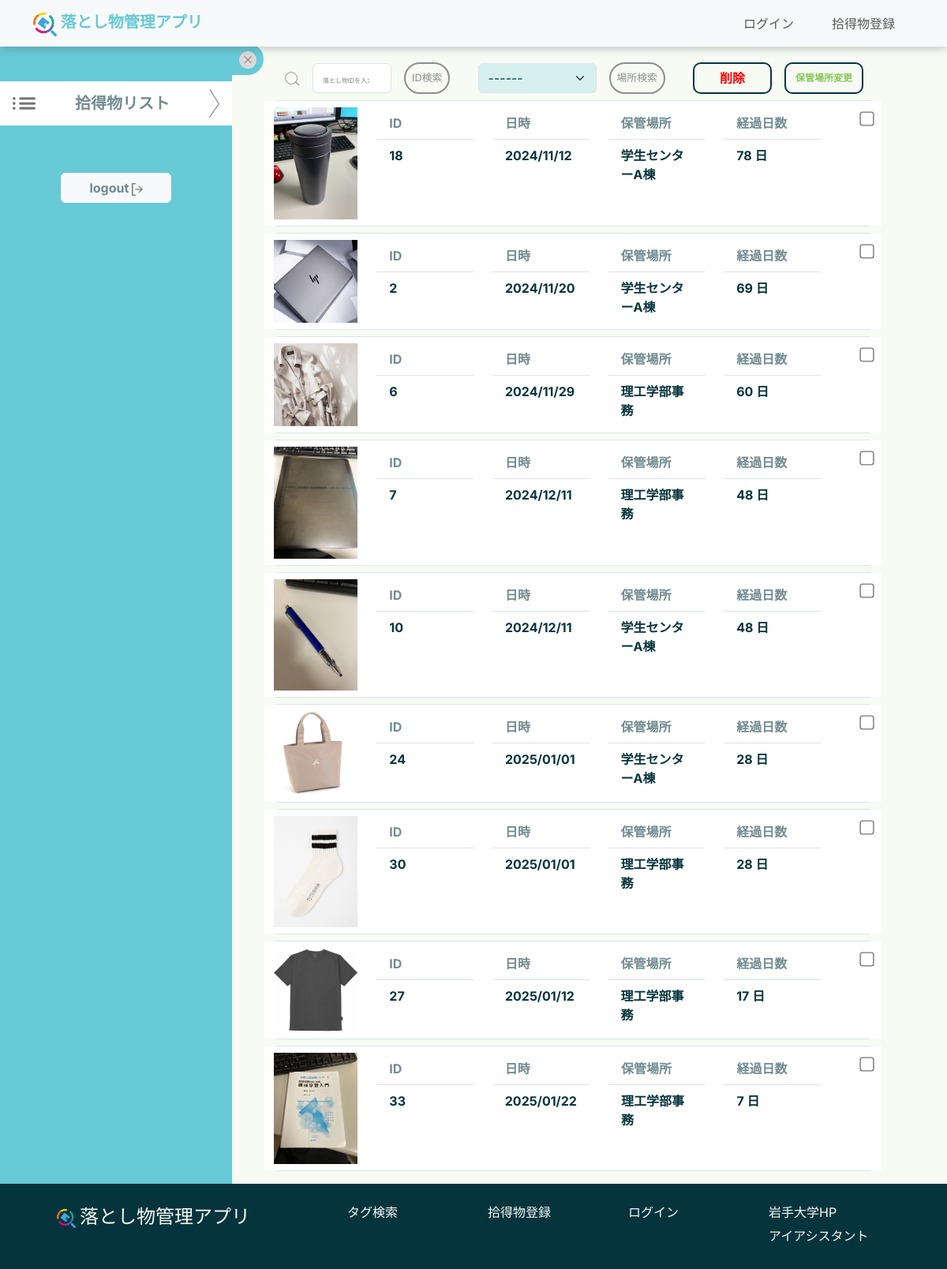
The app's page /mypage/administrator, older data.
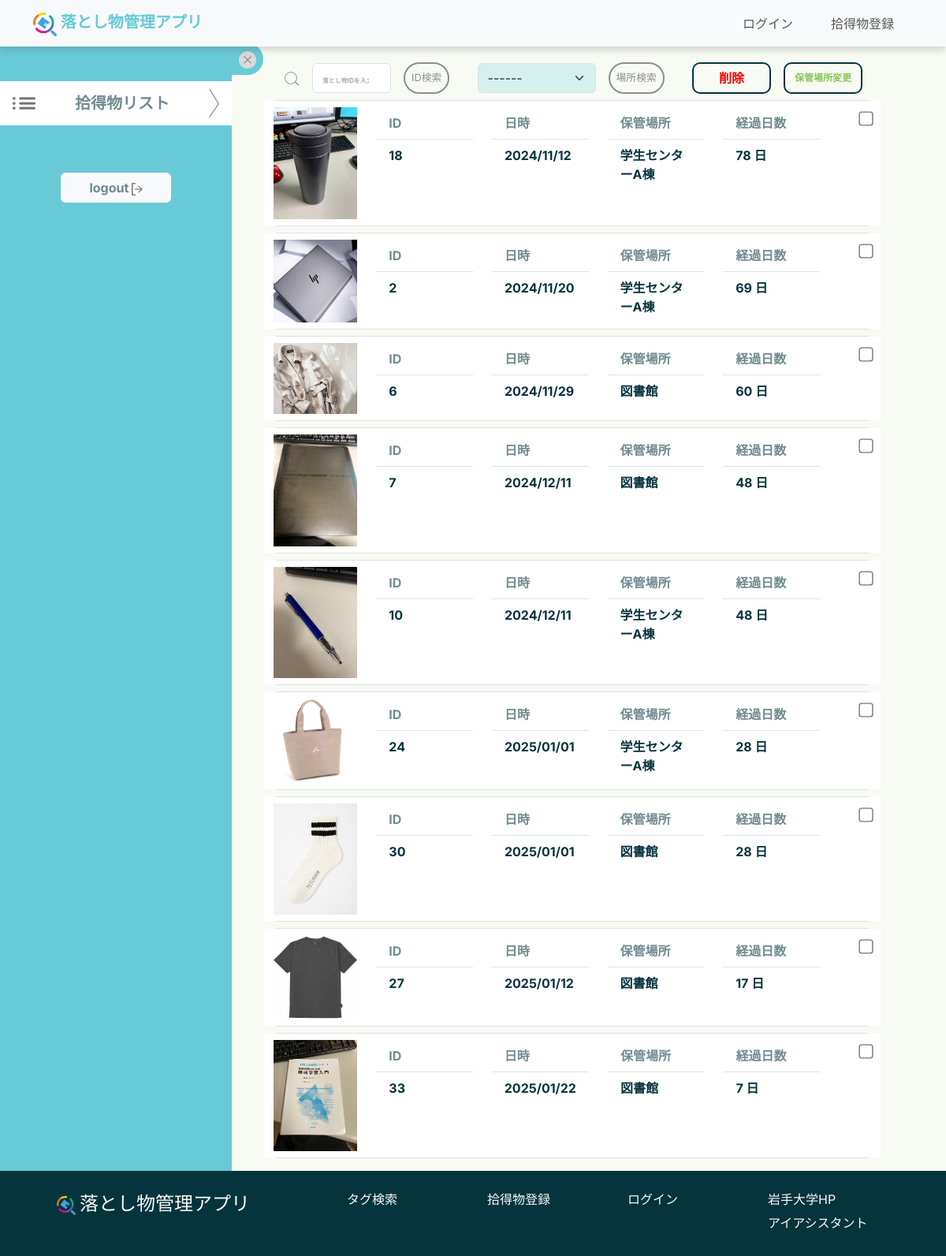
The same page, newer data.
### top/models.py (models this page shows, shortened)
class ItemImage(models.Model):
    id = models.AutoField(primary_key=True)
    item = models.ForeignKey(Item, on_delete=models.CASCADE, verbose_name="Item")
    image_path = models.ImageField(upload_to='item_images/', max_length=255, blank=True, null=True,
                                   verbose_name='Item Images')
    uploaded_at = models.DateTimeField(auto_now_add=True, null=True, blank=True)

class Item(models.Model):
    item_id = models.AutoField(primary_key=True)
    item_name = models.ForeignKey(ItemsNameTag, on_delete=models.CASCADE, verbose_name="Item Name")
    PorD_location = models.ForeignKey(PickedOrDroppedLocationsTag, on_delete=models.CASCADE,
                                      verbose_name="Picked or Dropped Location")
    storage_location = models.ForeignKey(StorageLocationsTag, on_delete=models.CASCADE, verbose_name="Storage Location", null=True)
    item_type = models.IntegerField(verbose_name="Item Type", help_text="0: Found, 1: Lost")
    status = models.SmallIntegerField(verbose_name="Status", help_text="0: Pending, 1: In Progress, 2: Resolved")
    created_at = models.DateTimeField() # 時間を自動的に更新しない
    updated_at = models.DateTimeField(auto_now=True, null=True, blank=True)
    contact_email = models.EmailField(max_length=100, null=True, blank=True)
    contact_phone = models.CharField(max_length=20, null=True, blank=True)
    description = models.TextField(null=True, blank=True)

class StorageLocationsTag(models.Model):
    storage_location_id = models.AutoField(primary_key=True)
    storage_location_name = models.CharField(max_length=100, verbose_name="Storage Location Name",
                                             help_text="Name of the place to store lost items, e.g., administrative office, library, etc.")
    description = models.TextField(null=True, blank=True)
    def __str__(self):
        return self.storage_location_name

### mypage/views.py (the view, shortened to what this page needs)
# urls.py: path("administrator", views.admin_mypage, name="admin_mypage"),
def admin_mypage(request): # 未完成
    founditemimages = ItemImage.objects.select_related("item").order_by("item__created_at")
    founditemimages = founditemimages.filter(item__status=0) # status = 0の物品だけ表示
    storage_tags = StorageLocationsTag.objects.all()
    return render(request, "administrator.html", {"founditemimages": founditemimages, "storagetags": storage_tags})

### mypage/templates/administrator.html (shortened to what this page needs)
{% extends "base.html" %}
{% load static %}
{% block content %}
<form method="POST">
    <body>
        <div class="container-fluid row" style="display: flex; width: 100%">
            <div class="col-xl-3 col-sm-12 text-center" id="sidebar" style="background-color: #67CAD6">
                <div class="list row d-flex justify-content-center align-items-center mt-5" style="color: #06343D90; background-color: #FFFFFF; margin-bottom:60px;">
                    <img src="{% static 'imgs\icons\LIST.png' %}" class="col-1" style="width: auto; height: 1em"></img>
                    <h4 class="my-3 col-8 fw-bold" style="font-size: 20px;">拾得物リスト</h4>
                    <img src="{% static 'imgs\icons\SCROLL ARROW side.png' %}" id="list-arrow" class="col-1" style="width: auto; height: auto"></img>
                </div>
                <a class="navbar-brand" href="{% url 'lostitem:logout' %}">
                    <button type="button" class="btn btn-light fw-bold logout mb-5" style="color: #06343D90; width: 140px">
                        logout
                        <img src="{% static 'imgs\icons\logout.png' %}" style="width:auto; height:1em">
                    </button>
                </a>
            </div>
            <button id="toggle-btn" class="btn btn-info btn-sm side-btn fw-bold">
                <img src="{% static 'imgs/icons/Component 3.png' %}" id="pls-btn" style="width: 22px; height: 22px;">
            </button>
            <div class="col-xl-8 col-sm-12 my-2" id="main-content">
                <div class="container-fluid">
                <div class="d-flex flex-column flex-md-row justify-content-between my-3 mb-3 mb-md-0 gap-3 ">
                    <div class="d-flex justify-content-center align-items-center">
                        <img src="{% static 'imgs\icons\SEARCH I.png' %}" class="me-3" width="22" height="22">
                        <input type="number" id="searchBox" name="IDsearch" class="form-control me-3" placeholder="落とし物IDを入力" style="width: 100px;" onkeyup="searchButtons()">
                        <button type="submit" class="top-seach-btn p-2" name="action" value="search" style="white-space: nowrap; ;">ID検索</button>
                    </div>
                    <div class="d-flex justify-content-center align-items-center">
                        <select id="location" style="width: 150px; background-color: #53C3D233; color: #06343D;" name="search_location" class="form-select me-3">
                            <option value="">------</option>
                        </select>
                        <button type="submit" class="top-seach-btn p-2" name="action" value="search_location" style="white-space: nowrap;">場所検索</button>
                    </div>
                    <div class="d-flex justify-content-center align-items-start">
                        <button type="button" class="btn btn-outline-secondary custom-red fw-bold me-3"
                                style="width: 100px; height: 40px; color: #ff0000; border-color: #06343D; border-width: 2px; border-radius: 10px;"
                                data-bs-toggle="modal" data-bs-target="#deleteModal">
                            削除
                        </button>
                        <button type="button" data-bs-toggle="modal" data-bs-target="#MovingMdl" class="btn btn-outline-secondary custom-green fw-bold"
                                style="width: 100px; height: 40px; color: #8ac75a; border-color: #06343D; border-width: 2px; border-radius: 10px; font-size: 12px;">
                            保管場所変更
                        </button>
                    </div>
                </div>
                </div>
                {% if founditemimages %}
                    <div id="content-desktop" style="display:none;">
                        {% for image in founditemimages %}
                            <div class="border my-2 rounded">
                                <div class="row" style="background-color: #FFFFFF;">
                                    <img src="{{ image.image_path.url }}" class="col-2 my-2">
                                    <div class="col my-2">
                                        <ul class="list-group list-group-flush no-underline">
                                            <li class="list-group-item fw-bold" style="color: #06343D90">ID</li>
                                            <li class="list-group-item fw-bold" style="color: #06343D">{{ image.item.item_id }}</li>
                                        </ul>
                                    </div>
                                    <div class="col my-2">
                                        <ul class="list-group list-group-flush no-underline">
                                            <li class="list-group-item fw-bold" style="color: #06343D90">日時</li>
                                            <li class="list-group-item fw-bold" style="color: #06343D">{{ image.item.created_at|date:"Y/m/d" }}</li>
                                        </ul>
                                    </div>
                                    <div class="col my-2">
                                        <ul class="list-group list-group-flush no-underline">
                                            <li class="list-group-item fw-bold" style="color: #06343D90">保管場所</li>
                                            <li class="list-group-item fw-bold" style="color: #06343D">{{ image.item.storage_location }}</li>
                                        </ul>
                                    </div>
                                    <div class="col my-2">
                                        <ul class="list-group list-group-flush no-underline">
                                            <li class="list-group-item fw-bold" style="color: #06343D90">経過日数</li>
                                            <li class="list-group-item fw-bold" style="color: #06343D">
                                                <span class="elapsed-days" data-created-at="{{ image.item.created_at|date:"Y-m-d H:i:s" }}"></span>
                                            </li>
                                        </ul>
                                    </div>
                                    <div class="d-flex align-items-start justify-content-end col-1 mt-3">
                                        <input type="checkbox" class="large-checkbox" name="selected_items" value="{{ image.item.item_id }}">
                                    </div>
                                </div>
                            </div>
                        {% endfor %}
                    </div>
                {% else %}
                    <br><br>
                    <p>そのような落とし物は登録されていません</p>
                {% endif %}
            </div>
        </div>
    </body>
</form>
{% endblock content %}

### templates/base.html (shortened to what this page needs)
{% load static %}
<!DOCTYPE html>
<html lang="en">
<head>
    <link rel="stylesheet" href="{% static 'css/style.css' %}">
    <link rel="stylesheet" href="{% static 'css/top.css' %}">
    <link rel="stylesheet" href="{% static 'css/lost_item_register.css' %}">
    <link href="https://cdn.jsdelivr.net/npm/bootstrap@5.3.3/dist/css/bootstrap.min.css" rel="stylesheet"
>
</head>
<body>
<main>
    <nav class="navbar fixed-top navbar-expand-lg navbar-light bg-light" id="header">
        <div class="container">
            <a class="navbar-brand" href="{% url 'top:home' %}">
                <img src="{% static 'imgs/illustrations/1. FINAL logo png.png' %}" alt="" width="30" height="24"
                     class="d-inline-block align-text-top img-fluid">
                落とし物管理アプリ
            </a>
            <div class="collapse navbar-collapse" id="navbarXL" align="right">
                <ul class="navbar-nav ml-auto">
                    {% if user.is_superuser %}
                        <li class="nav-item">
                            <span class="navbar-text">Welcome, {{ user.username }}!</span>
                        </li>
                        <li class="nav-item mx-3">
                            <a class="nav-link" href="{% url 'mypage:admin_mypage' %}">マイページ</a>
                        </li>
                        <li class="nav-item mx-3">
                            <a class="nav-link" href="{% url 'lostitem:tolostitemregister' %}">遺失物登録</a>
                        </li>
                        <li class="nav-item mx-3">
                            <a class="nav-link" href="{% url 'founditem:tofounditemregister' %}">拾得物登録</a>
                        </li>
                        <li class="nav-item mx-3">
                            <a class="nav-link" href="{% url 'lostitem:logout' %}">ログアウト</a>
                        </li>
                        {% else %}
                        <li class="nav-item mx-3">
                            <a class="nav-link" href="{% url 'lostitem:login' %}">ログイン</a>
                        </li>
                        <li class="nav-item mx-3">
                            <a class="nav-link" href="{% url 'founditem:tofounditemregister' %}">拾得物登録</a>
                        </li>
                    {% endif %}
                </ul>
            </div>
        </div>
    </nav>
    <div style="margin-top: 55px;">
        {% block content %}{% endblock %}
    </div>
</main>
</body>
<footer>
    <div class="row px-4 py-4 mt-0 mx-4 d-flex justify-content-center">
        <div class="footerlogo col-lg-4 col-sm-12 mb-4">
            <a class="footer-brand" href="{% url 'top:home' %}"><img src="{% static "imgs/illustrations/1. FINAL logo png.png" %}">落とし物管理アプリ</a>
        </div>
        <div class="footer-contents col-lg-8 col-sm-12 row">
            <div class="col-lg-3 col-sm-12 mb-3">
                <a class="footer-link" href="{% url 'top:home' %}#tag-search">タグ検索</a>
            </div>
            {% if user.is_superuser %}
                <div class="col-lg-3 col-sm-12 row mb-3">
                    <div class="col-12">
                        <a class="footer-link" href="{% url 'founditem:tofounditemregister' %}">拾得物登録</a>
                    </div>
                    <div class="col-12">
                        <a class="footer-link" href="{% url 'lostitem:tolostitemregister' %}">遺失物登録</a>
                    </div>
                </div>
                <div class="col-lg-3 col-sm-12 mb-3">
                    <div class="col-12">
                        <a class="footer-link" href="{% url 'mypage:admin_mypage' %}">マイページ</a>
                    </div>
                    <div class="col-12">
                        <a class="footer-link" href="{% url 'lostitem:logout' %}">ログアウト</a>
                    </div>
                </div>
            {% else %}
                <div class="col-lg-3 col-sm-12">
                    <a class="footer-link" href="{% url 'founditem:tofounditemregister' %}">拾得物登録</a>
                </div>
                <div class="col-lg-3 col-sm-12">
                    <a class="footer-link" href="{% url 'lostitem:login' %}">ログイン</a>
                </div>
            {% endif %}
            <div class="col-lg-3 col-sm-12 row">
                <div class="col-12">
                    <a class="footer-link" href="https://www.iwate-u.ac.jp/">岩手大学HP</a>
                </div>
                <div class="col-12">
                    <a class="footer-link" href="https://ia2.iwate-u.ac.jp/websyllabus/login/slbsCtlLogin.php">アイアシスタント</a>
                </div>
            </div>
        </div>
    </div>
</footer>
</html>

### static/css/style.css (style rules this page uses)
:root { --primary: #67CAD6; --body:#cef1f7; --background:#F7FBF4; --textcolor:#06343D; }
body { font-family: "Inter","Noto Sans JP", sans-serif !important; font-optical-sizing: auto; color:var(--textcolor) !important; background-color:var(--background)!important; }
.navbar { background-color: #FFFFFF !important; box-shadow: 0 5px 8px rgba(77, 77, 77, 0.204); transition: top 0.3s, opacity 0.3s; opacity: 1; }
.navbar .navbar-brand { color: var(--primary) !important; font-size: 20px; font-weight: 700; }
.navbar-collapse { text-align: right!important; justify-content: flex-end!important; }
footer { background-color: #06343D !important; color: var(--background); }
footer a { text-decoration: none; color: var(--background); }
.footer-brand { font-size:1.5rem!important; }
.footerlogo img { width: 1em; height: 1em; margin-right: 5px; vertical-align: auto; }

### static/css/top.css (style rules this page uses)
:root { --primary: #67CAD6; --body:#cef1f7; --background:#F7FBF4; --box-shadow:0 8px 22px rgba(77, 77, 77, 0.204); --textcolor:#06343D; }
.top-seach-btn { border: 2px solid #8e8e8e; color:#8e8e8e; background:var(--background); border-radius: 100vh; text-align: center; font-size: 0.8rem !important; }

### mypage/templates/administrator.html (style rules this page uses)
#sidebar, #toggle-btn, #main-content { transition: transform 0.5s ease; }
#pls-btn { transition: transform 1.2s ease; }
.side-btn { border-radius: 0 50px 50px 0; background-color: #67CAD6; color: #06343d; border: 0px solid #06343d80; width: 40px; height: 40px; }
#searchBox::placeholder { font-size: 8px; color: gray; }
.large-checkbox { transform: scale(1.8); }
.large-checkbox { transform: scale(1.4); }

Row changes from the older to the newer data that the page shows:
changed through a linked row, ItemImage (number 3 of 9 on the later page): item.storage_location "理工学部事務" → "図書館"
changed through a linked row, ItemImage (number 4 of 9 on the later page): item.storage_location "理工学部事務" → "図書館"
changed through a linked row, ItemImage (number 7 of 9 on the later page): item.storage_location "理工学部事務" → "図書館"
changed through a linked row, ItemImage (number 8 of 9 on the later page): item.storage_location "理工学部事務" → "図書館"
changed through a linked row, ItemImage (number 9 of 9 on the later page): item.storage_location "理工学部事務" → "図書館"
